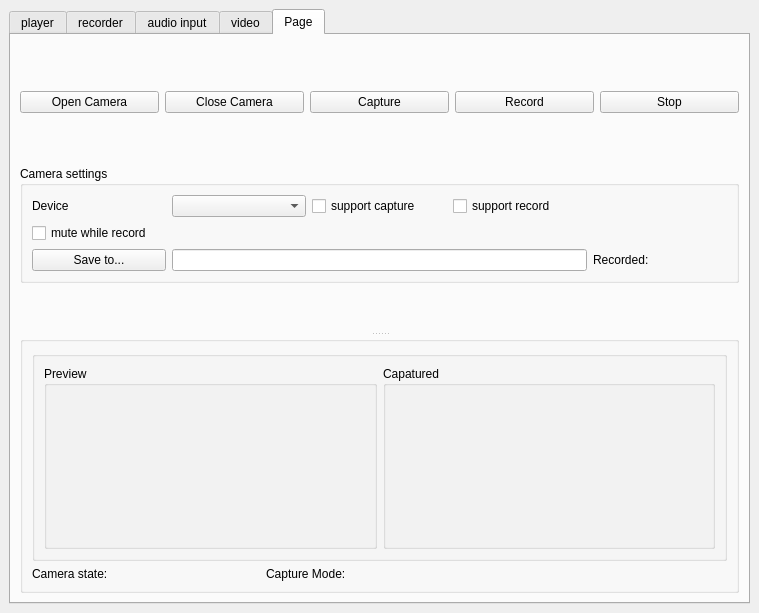
<?xml version="1.0" encoding="UTF-8"?>
<ui version="4.0">
 <class>MainWindow</class>
 <widget class="QMainWindow" name="MainWindow">
  <property name="geometry">
   <rect>
    <x>0</x>
    <y>0</y>
    <width>759</width>
    <height>613</height>
   </rect>
  </property>
  <property name="windowTitle">
   <string>MainWindow</string>
  </property>
  <widget class="QWidget" name="centralwidget">
   <layout class="QGridLayout" name="gridLayout_6">
    <item row="0" column="0">
     <widget class="QTabWidget" name="tabWidget">
      <property name="currentIndex">
       <number>4</number>
      </property>
      <widget class="QWidget" name="tab">
       <attribute name="title">
        <string>player</string>
       </attribute>
       <layout class="QHBoxLayout" name="horizontalLayout_7">
        <item>
         <widget class="QGroupBox" name="groupBox">
          <property name="title">
           <string>播放列表</string>
          </property>
          <layout class="QVBoxLayout" name="verticalLayout">
           <item>
            <layout class="QHBoxLayout" name="horizontalLayout">
             <item>
              <widget class="QPushButton" name="btnAppend">
               <property name="text">
                <string>添加</string>
               </property>
              </widget>
             </item>
             <item>
              <widget class="QPushButton" name="btnRemove">
               <property name="text">
                <string>移除</string>
               </property>
              </widget>
             </item>
             <item>
              <widget class="QPushButton" name="btnClear">
               <property name="text">
                <string>清空</string>
               </property>
              </widget>
             </item>
             <item>
              <spacer name="horizontalSpacer">
               <property name="orientation">
                <enum>Qt::Horizontal</enum>
               </property>
               <property name="sizeHint" stdset="0">
                <size>
                 <width>40</width>
                 <height>20</height>
                </size>
               </property>
              </spacer>
             </item>
            </layout>
           </item>
           <item>
            <widget class="QListWidget" name="listWidget"/>
           </item>
           <item>
            <layout class="QHBoxLayout" name="horizontalLayout_4">
             <item>
              <layout class="QHBoxLayout" name="horizontalLayout_2">
               <item>
                <widget class="QToolButton" name="btnBackward">
                 <property name="text">
                  <string>...</string>
                 </property>
                 <property name="icon">
                  <iconset resource="icon.qrc">
                   <normaloff>:/backward.png</normaloff>:/backward.png</iconset>
                 </property>
                </widget>
               </item>
               <item>
                <widget class="QToolButton" name="btnPlay">
                 <property name="text">
                  <string>...</string>
                 </property>
                 <property name="icon">
                  <iconset resource="icon.qrc">
                   <normaloff>:/play.png</normaloff>:/play.png</iconset>
                 </property>
                </widget>
               </item>
               <item>
                <widget class="QToolButton" name="btnStop">
                 <property name="text">
                  <string>...</string>
                 </property>
                 <property name="icon">
                  <iconset resource="icon.qrc">
                   <normaloff>:/stop.png</normaloff>:/stop.png</iconset>
                 </property>
                </widget>
               </item>
               <item>
                <widget class="QToolButton" name="btnForward">
                 <property name="text">
                  <string>...</string>
                 </property>
                 <property name="icon">
                  <iconset resource="icon.qrc">
                   <normaloff>:/forward.png</normaloff>:/forward.png</iconset>
                 </property>
                </widget>
               </item>
              </layout>
             </item>
             <item>
              <layout class="QHBoxLayout" name="horizontalLayout_3">
               <item>
                <widget class="QToolButton" name="btnSound">
                 <property name="text">
                  <string>...</string>
                 </property>
                 <property name="icon">
                  <iconset resource="icon.qrc">
                   <normaloff>:/sound.png</normaloff>:/sound.png</iconset>
                 </property>
                </widget>
               </item>
               <item>
                <widget class="QSlider" name="soundness">
                 <property name="orientation">
                  <enum>Qt::Horizontal</enum>
                 </property>
                </widget>
               </item>
              </layout>
             </item>
            </layout>
           </item>
           <item>
            <widget class="QLabel" name="labelCurMedia">
             <property name="minimumSize">
              <size>
               <width>100</width>
               <height>0</height>
              </size>
             </property>
             <property name="text">
              <string>当前曲目：</string>
             </property>
            </widget>
           </item>
           <item>
            <layout class="QHBoxLayout" name="horizontalLayout_5">
             <item>
              <widget class="QSlider" name="slidePosition">
               <property name="orientation">
                <enum>Qt::Horizontal</enum>
               </property>
              </widget>
             </item>
             <item>
              <widget class="QLabel" name="labelRatio">
               <property name="minimumSize">
                <size>
                 <width>50</width>
                 <height>0</height>
                </size>
               </property>
               <property name="text">
                <string>00:00/00:00</string>
               </property>
              </widget>
             </item>
            </layout>
           </item>
          </layout>
         </widget>
        </item>
       </layout>
      </widget>
      <widget class="QWidget" name="tab_2">
       <attribute name="title">
        <string>recorder</string>
       </attribute>
       <layout class="QHBoxLayout" name="horizontalLayout_11">
        <item>
         <widget class="QGroupBox" name="groupBox_4">
          <property name="title">
           <string/>
          </property>
          <layout class="QVBoxLayout" name="verticalLayout_3">
           <item>
            <layout class="QHBoxLayout" name="horizontalLayout_10">
             <item>
              <widget class="QPushButton" name="btnRecord">
               <property name="text">
                <string>录音</string>
               </property>
               <property name="icon">
                <iconset resource="icon.qrc">
                 <normaloff>:/record.png</normaloff>:/record.png</iconset>
               </property>
              </widget>
             </item>
             <item>
              <widget class="QPushButton" name="btnPauseRecord">
               <property name="text">
                <string>暂停</string>
               </property>
               <property name="icon">
                <iconset resource="icon.qrc">
                 <normaloff>:/pause.PNG</normaloff>:/pause.PNG</iconset>
               </property>
              </widget>
             </item>
             <item>
              <widget class="QPushButton" name="btnStopRecord">
               <property name="text">
                <string>停止</string>
               </property>
               <property name="icon">
                <iconset resource="icon.qrc">
                 <normaloff>:/stop.png</normaloff>:/stop.png</iconset>
               </property>
              </widget>
             </item>
             <item>
              <spacer name="horizontalSpacer_2">
               <property name="orientation">
                <enum>Qt::Horizontal</enum>
               </property>
               <property name="sizeHint" stdset="0">
                <size>
                 <width>40</width>
                 <height>20</height>
                </size>
               </property>
              </spacer>
             </item>
            </layout>
           </item>
           <item>
            <layout class="QHBoxLayout" name="horizontalLayout_9">
             <item>
              <widget class="QPushButton" name="btnSave">
               <property name="sizePolicy">
                <sizepolicy hsizetype="Fixed" vsizetype="Fixed">
                 <horstretch>0</horstretch>
                 <verstretch>0</verstretch>
                </sizepolicy>
               </property>
               <property name="text">
                <string>录音输出文件</string>
               </property>
               <property name="icon">
                <iconset resource="icon.qrc">
                 <normaloff>:/save.png</normaloff>:/save.png</iconset>
               </property>
              </widget>
             </item>
             <item>
              <widget class="QLineEdit" name="editOutputFile"/>
             </item>
             <item>
              <widget class="QLabel" name="labPassTime">
               <property name="sizePolicy">
                <sizepolicy hsizetype="Expanding" vsizetype="Fixed">
                 <horstretch>0</horstretch>
                 <verstretch>0</verstretch>
                </sizepolicy>
               </property>
               <property name="minimumSize">
                <size>
                 <width>50</width>
                 <height>0</height>
                </size>
               </property>
               <property name="text">
                <string>Recorded</string>
               </property>
               <property name="alignment">
                <set>Qt::AlignLeading|Qt::AlignLeft|Qt::AlignVCenter</set>
               </property>
              </widget>
             </item>
            </layout>
           </item>
           <item>
            <layout class="QHBoxLayout" name="horizontalLayout_8">
             <item>
              <widget class="QGroupBox" name="groupBox_2">
               <property name="sizePolicy">
                <sizepolicy hsizetype="Expanding" vsizetype="Expanding">
                 <horstretch>0</horstretch>
                 <verstretch>0</verstretch>
                </sizepolicy>
               </property>
               <property name="title">
                <string>录音设置</string>
               </property>
               <layout class="QGridLayout" name="gridLayout_3">
                <item row="0" column="0">
                 <widget class="QLabel" name="label">
                  <property name="sizePolicy">
                   <sizepolicy hsizetype="Fixed" vsizetype="Preferred">
                    <horstretch>0</horstretch>
                    <verstretch>0</verstretch>
                   </sizepolicy>
                  </property>
                  <property name="text">
                   <string>Input Device</string>
                  </property>
                 </widget>
                </item>
                <item row="0" column="1">
                 <widget class="QComboBox" name="comboDevices"/>
                </item>
                <item row="1" column="0">
                 <widget class="QLabel" name="label_2">
                  <property name="text">
                   <string>Codec</string>
                  </property>
                 </widget>
                </item>
                <item row="1" column="1">
                 <widget class="QComboBox" name="comboCodec"/>
                </item>
                <item row="2" column="0">
                 <widget class="QLabel" name="label_3">
                  <property name="text">
                   <string>Sample Rate</string>
                  </property>
                 </widget>
                </item>
                <item row="2" column="1">
                 <widget class="QComboBox" name="comboSampleRate"/>
                </item>
                <item row="3" column="0">
                 <widget class="QLabel" name="label_4">
                  <property name="text">
                   <string>Channel</string>
                  </property>
                 </widget>
                </item>
                <item row="3" column="1">
                 <widget class="QComboBox" name="comboChannels"/>
                </item>
                <item row="4" column="0" colspan="2">
                 <widget class="QGroupBox" name="groupBox_5">
                  <property name="title">
                   <string>Coding Mode</string>
                  </property>
                  <layout class="QFormLayout" name="formLayout">
                   <item row="0" column="0" colspan="2">
                    <layout class="QGridLayout" name="gridLayout_4">
                     <item row="0" column="0">
                      <widget class="QRadioButton" name="rbQuality">
                       <property name="sizePolicy">
                        <sizepolicy hsizetype="Fixed" vsizetype="Fixed">
                         <horstretch>0</horstretch>
                         <verstretch>0</verstretch>
                        </sizepolicy>
                       </property>
                       <property name="text">
                        <string>Fixed Quality</string>
                       </property>
                       <property name="checked">
                        <bool>true</bool>
                       </property>
                      </widget>
                     </item>
                     <item row="0" column="1">
                      <widget class="QSlider" name="sliderQuallity">
                       <property name="orientation">
                        <enum>Qt::Horizontal</enum>
                       </property>
                      </widget>
                     </item>
                     <item row="1" column="0">
                      <widget class="QRadioButton" name="rbBitRate">
                       <property name="sizePolicy">
                        <sizepolicy hsizetype="Fixed" vsizetype="Fixed">
                         <horstretch>0</horstretch>
                         <verstretch>0</verstretch>
                        </sizepolicy>
                       </property>
                       <property name="text">
                        <string>Fixed Bit Rate</string>
                       </property>
                      </widget>
                     </item>
                     <item row="1" column="1">
                      <widget class="QComboBox" name="comboBitRate">
                       <property name="sizePolicy">
                        <sizepolicy hsizetype="Expanding" vsizetype="Fixed">
                         <horstretch>0</horstretch>
                         <verstretch>0</verstretch>
                        </sizepolicy>
                       </property>
                      </widget>
                     </item>
                    </layout>
                   </item>
                  </layout>
                 </widget>
                </item>
               </layout>
              </widget>
             </item>
             <item>
              <layout class="QVBoxLayout" name="verticalLayout_2">
               <item>
                <widget class="QGroupBox" name="groupBox_3">
                 <property name="sizePolicy">
                  <sizepolicy hsizetype="Expanding" vsizetype="Expanding">
                   <horstretch>0</horstretch>
                   <verstretch>0</verstretch>
                  </sizepolicy>
                 </property>
                 <property name="title">
                  <string>Buffer Info</string>
                 </property>
                 <layout class="QGridLayout" name="gridLayout">
                  <item row="0" column="0">
                   <widget class="QLabel" name="label_5">
                    <property name="sizePolicy">
                     <sizepolicy hsizetype="Fixed" vsizetype="Preferred">
                      <horstretch>0</horstretch>
                      <verstretch>0</verstretch>
                     </sizepolicy>
                    </property>
                    <property name="text">
                     <string>Buffer Size</string>
                    </property>
                   </widget>
                  </item>
                  <item row="0" column="1">
                   <widget class="QSpinBox" name="spinBufferSize">
                    <property name="sizePolicy">
                     <sizepolicy hsizetype="Expanding" vsizetype="Fixed">
                      <horstretch>0</horstretch>
                      <verstretch>0</verstretch>
                     </sizepolicy>
                    </property>
                    <property name="suffix">
                     <string> bytes</string>
                    </property>
                   </widget>
                  </item>
                  <item row="1" column="0">
                   <widget class="QLabel" name="label_6">
                    <property name="sizePolicy">
                     <sizepolicy hsizetype="Fixed" vsizetype="Fixed">
                      <horstretch>0</horstretch>
                      <verstretch>0</verstretch>
                     </sizepolicy>
                    </property>
                    <property name="text">
                     <string>Buffer Duration</string>
                    </property>
                   </widget>
                  </item>
                  <item row="1" column="1">
                   <widget class="QSpinBox" name="spinBufferDuration">
                    <property name="suffix">
                     <string> ms</string>
                    </property>
                   </widget>
                  </item>
                  <item row="2" column="0">
                   <widget class="QLabel" name="label_7">
                    <property name="text">
                     <string>Buffer Frame</string>
                    </property>
                   </widget>
                  </item>
                  <item row="2" column="1">
                   <widget class="QSpinBox" name="spinBufferFrame"/>
                  </item>
                  <item row="3" column="0">
                   <widget class="QLabel" name="label_8">
                    <property name="text">
                     <string>Sample</string>
                    </property>
                   </widget>
                  </item>
                  <item row="3" column="1">
                   <widget class="QSpinBox" name="spinBufferSample"/>
                  </item>
                 </layout>
                </widget>
               </item>
               <item>
                <widget class="QGroupBox" name="groupBox_6">
                 <property name="title">
                  <string>Audio Format Info</string>
                 </property>
                 <layout class="QGridLayout" name="gridLayout_2">
                  <item row="0" column="0">
                   <widget class="QLabel" name="label_9">
                    <property name="text">
                     <string>Channel Count</string>
                    </property>
                   </widget>
                  </item>
                  <item row="0" column="1">
                   <widget class="QSpinBox" name="spinChannelCount"/>
                  </item>
                  <item row="1" column="0">
                   <widget class="QLabel" name="label_10">
                    <property name="text">
                     <string>Byte Order</string>
                    </property>
                   </widget>
                  </item>
                  <item row="1" column="1">
                   <widget class="QLineEdit" name="editByteOrder"/>
                  </item>
                  <item row="2" column="0">
                   <widget class="QLabel" name="label_11">
                    <property name="text">
                     <string>Sample Type</string>
                    </property>
                   </widget>
                  </item>
                  <item row="2" column="1">
                   <widget class="QLineEdit" name="editSampleType"/>
                  </item>
                  <item row="3" column="0">
                   <widget class="QLabel" name="label_12">
                    <property name="text">
                     <string>Codec</string>
                    </property>
                   </widget>
                  </item>
                  <item row="3" column="1">
                   <widget class="QLineEdit" name="editCodec"/>
                  </item>
                  <item row="4" column="0">
                   <widget class="QLabel" name="label_13">
                    <property name="text">
                     <string>Sample Size</string>
                    </property>
                   </widget>
                  </item>
                  <item row="4" column="1">
                   <widget class="QSpinBox" name="spinSampleSize">
                    <property name="suffix">
                     <string> bits</string>
                    </property>
                   </widget>
                  </item>
                  <item row="5" column="0">
                   <widget class="QLabel" name="label_14">
                    <property name="text">
                     <string>Sample Rate</string>
                    </property>
                   </widget>
                  </item>
                  <item row="5" column="1">
                   <widget class="QSpinBox" name="spinSampleRate">
                    <property name="suffix">
                     <string> Hz</string>
                    </property>
                   </widget>
                  </item>
                  <item row="6" column="0">
                   <widget class="QLabel" name="label_15">
                    <property name="text">
                     <string>Bytes per Frame</string>
                    </property>
                   </widget>
                  </item>
                  <item row="6" column="1">
                   <widget class="QSpinBox" name="spinBytesPerFrame">
                    <property name="suffix">
                     <string> bytes</string>
                    </property>
                   </widget>
                  </item>
                 </layout>
                </widget>
               </item>
              </layout>
             </item>
            </layout>
           </item>
          </layout>
         </widget>
        </item>
       </layout>
      </widget>
      <widget class="QWidget" name="tab_3">
       <attribute name="title">
        <string>audio input</string>
       </attribute>
       <layout class="QGridLayout" name="gridLayout_5">
        <item row="0" column="3">
         <spacer name="horizontalSpacer_3">
          <property name="orientation">
           <enum>Qt::Horizontal</enum>
          </property>
          <property name="sizeHint" stdset="0">
           <size>
            <width>40</width>
            <height>20</height>
           </size>
          </property>
         </spacer>
        </item>
        <item row="0" column="0">
         <widget class="QPushButton" name="btnDeviceTest">
          <property name="text">
           <string>测试音频设置</string>
          </property>
         </widget>
        </item>
        <item row="0" column="2">
         <widget class="QPushButton" name="btnEnd">
          <property name="text">
           <string>停止</string>
          </property>
          <property name="icon">
           <iconset resource="icon.qrc">
            <normaloff>:/stop.png</normaloff>:/stop.png</iconset>
          </property>
         </widget>
        </item>
        <item row="0" column="1">
         <widget class="QPushButton" name="btnStart">
          <property name="text">
           <string>录音</string>
          </property>
          <property name="icon">
           <iconset resource="icon.qrc">
            <normaloff>:/record.png</normaloff>:/record.png</iconset>
          </property>
         </widget>
        </item>
        <item row="1" column="3">
         <widget class="QGroupBox" name="groupBox_8">
          <property name="title">
           <string>实时输入音频波形</string>
          </property>
          <layout class="QVBoxLayout" name="verticalLayout_6">
           <item>
            <layout class="QVBoxLayout" name="verticalLayout_5">
             <item>
              <widget class="QChartView" name="chartView"/>
             </item>
             <item>
              <layout class="QHBoxLayout" name="horizontalLayout_6">
               <item>
                <widget class="QLabel" name="labBufferSize">
                 <property name="text">
                  <string/>
                 </property>
                </widget>
               </item>
               <item>
                <widget class="QLabel" name="labBlockSize">
                 <property name="text">
                  <string/>
                 </property>
                </widget>
               </item>
              </layout>
             </item>
            </layout>
           </item>
          </layout>
         </widget>
        </item>
        <item row="1" column="0" colspan="3">
         <widget class="QGroupBox" name="groupBoxDevice">
          <property name="title">
           <string>支持的音频输入设置</string>
          </property>
          <layout class="QVBoxLayout" name="verticalLayout_4">
           <item>
            <layout class="QGridLayout" name="gridLayout_7">
             <item row="0" column="0">
              <widget class="QLabel" name="label_16">
               <property name="sizePolicy">
                <sizepolicy hsizetype="Minimum" vsizetype="Preferred">
                 <horstretch>0</horstretch>
                 <verstretch>0</verstretch>
                </sizepolicy>
               </property>
               <property name="text">
                <string>Audio Input device</string>
               </property>
              </widget>
             </item>
             <item row="0" column="1">
              <widget class="QComboBox" name="comboInputDevices"/>
             </item>
             <item row="1" column="0">
              <widget class="QLabel" name="label_17">
               <property name="sizePolicy">
                <sizepolicy hsizetype="Minimum" vsizetype="Preferred">
                 <horstretch>0</horstretch>
                 <verstretch>0</verstretch>
                </sizepolicy>
               </property>
               <property name="text">
                <string>codec</string>
               </property>
              </widget>
             </item>
             <item row="1" column="1">
              <widget class="QComboBox" name="cbCodec"/>
             </item>
             <item row="2" column="0">
              <widget class="QLabel" name="label_18">
               <property name="sizePolicy">
                <sizepolicy hsizetype="Minimum" vsizetype="Preferred">
                 <horstretch>0</horstretch>
                 <verstretch>0</verstretch>
                </sizepolicy>
               </property>
               <property name="text">
                <string>Frequency</string>
               </property>
              </widget>
             </item>
             <item row="2" column="1">
              <widget class="QComboBox" name="cbSamplRate"/>
             </item>
             <item row="3" column="0">
              <widget class="QLabel" name="label_19">
               <property name="sizePolicy">
                <sizepolicy hsizetype="Minimum" vsizetype="Preferred">
                 <horstretch>0</horstretch>
                 <verstretch>0</verstretch>
                </sizepolicy>
               </property>
               <property name="text">
                <string>Channels</string>
               </property>
              </widget>
             </item>
             <item row="3" column="1">
              <widget class="QComboBox" name="cbChannels"/>
             </item>
             <item row="4" column="0">
              <widget class="QLabel" name="label_20">
               <property name="sizePolicy">
                <sizepolicy hsizetype="Minimum" vsizetype="Preferred">
                 <horstretch>0</horstretch>
                 <verstretch>0</verstretch>
                </sizepolicy>
               </property>
               <property name="text">
                <string>SampleType</string>
               </property>
              </widget>
             </item>
             <item row="4" column="1">
              <widget class="QComboBox" name="cbSampleType"/>
             </item>
             <item row="5" column="0">
              <widget class="QLabel" name="label_21">
               <property name="sizePolicy">
                <sizepolicy hsizetype="Minimum" vsizetype="Preferred">
                 <horstretch>0</horstretch>
                 <verstretch>0</verstretch>
                </sizepolicy>
               </property>
               <property name="text">
                <string>Sample size</string>
               </property>
              </widget>
             </item>
             <item row="5" column="1">
              <widget class="QComboBox" name="cbSampleSize"/>
             </item>
             <item row="6" column="0">
              <widget class="QLabel" name="label_22">
               <property name="sizePolicy">
                <sizepolicy hsizetype="Minimum" vsizetype="Preferred">
                 <horstretch>0</horstretch>
                 <verstretch>0</verstretch>
                </sizepolicy>
               </property>
               <property name="text">
                <string>Byte order</string>
               </property>
              </widget>
             </item>
             <item row="6" column="1">
              <widget class="QComboBox" name="cbByteOrder"/>
             </item>
            </layout>
           </item>
           <item>
            <spacer name="verticalSpacer">
             <property name="orientation">
              <enum>Qt::Vertical</enum>
             </property>
             <property name="sizeHint" stdset="0">
              <size>
               <width>20</width>
               <height>258</height>
              </size>
             </property>
            </spacer>
           </item>
          </layout>
         </widget>
        </item>
       </layout>
      </widget>
      <widget class="QWidget" name="tab_4">
       <attribute name="title">
        <string>video</string>
       </attribute>
       <layout class="QHBoxLayout" name="horizontalLayout_13">
        <item>
         <layout class="QGridLayout" name="gridLayout_9">
          <item row="0" column="0" colspan="3">
           <widget class="QGroupBox" name="groupBox_7">
            <property name="title">
             <string/>
            </property>
            <layout class="QHBoxLayout" name="horizontalLayout_12">
             <item>
              <layout class="QGridLayout" name="gridLayout_8">
               <item row="0" column="0" colspan="8">
                <widget class="QmyVideoWidget" name="videoWidget" native="true"/>
               </item>
               <item row="1" column="0">
                <widget class="QToolButton" name="btnAdd">
                 <property name="text">
                  <string>...</string>
                 </property>
                 <property name="icon">
                  <iconset resource="icon.qrc">
                   <normaloff>:/open.png</normaloff>:/open.png</iconset>
                 </property>
                </widget>
               </item>
               <item row="1" column="1">
                <widget class="QToolButton" name="btnVideoPlay">
                 <property name="text">
                  <string>...</string>
                 </property>
                 <property name="icon">
                  <iconset resource="icon.qrc">
                   <normaloff>:/play.png</normaloff>:/play.png</iconset>
                 </property>
                </widget>
               </item>
               <item row="1" column="2">
                <widget class="QToolButton" name="btnVideoPause">
                 <property name="text">
                  <string>...</string>
                 </property>
                 <property name="icon">
                  <iconset resource="icon.qrc">
                   <normaloff>:/pause.PNG</normaloff>:/pause.PNG</iconset>
                 </property>
                </widget>
               </item>
               <item row="1" column="3">
                <widget class="QToolButton" name="btnVideoStop">
                 <property name="text">
                  <string>...</string>
                 </property>
                 <property name="icon">
                  <iconset resource="icon.qrc">
                   <normaloff>:/stop.png</normaloff>:/stop.png</iconset>
                 </property>
                </widget>
               </item>
               <item row="1" column="4">
                <spacer name="horizontalSpacer_4">
                 <property name="orientation">
                  <enum>Qt::Horizontal</enum>
                 </property>
                 <property name="sizeHint" stdset="0">
                  <size>
                   <width>40</width>
                   <height>20</height>
                  </size>
                 </property>
                </spacer>
               </item>
               <item row="1" column="5">
                <widget class="QToolButton" name="btnMute">
                 <property name="text">
                  <string>...</string>
                 </property>
                 <property name="icon">
                  <iconset resource="icon.qrc">
                   <normaloff>:/sound.png</normaloff>:/sound.png</iconset>
                 </property>
                </widget>
               </item>
               <item row="1" column="6">
                <widget class="QSlider" name="sliderVolumn">
                 <property name="value">
                  <number>30</number>
                 </property>
                 <property name="orientation">
                  <enum>Qt::Horizontal</enum>
                 </property>
                </widget>
               </item>
               <item row="1" column="7">
                <widget class="QPushButton" name="btnFullScreen">
                 <property name="text">
                  <string>全屏</string>
                 </property>
                </widget>
               </item>
              </layout>
             </item>
            </layout>
           </widget>
          </item>
          <item row="1" column="0">
           <widget class="QLabel" name="labCurMedia">
            <property name="minimumSize">
             <size>
              <width>150</width>
              <height>0</height>
             </size>
            </property>
            <property name="text">
             <string>Video</string>
            </property>
           </widget>
          </item>
          <item row="1" column="1">
           <widget class="QSlider" name="sliderVideoPosition">
            <property name="minimumSize">
             <size>
              <width>250</width>
              <height>0</height>
             </size>
            </property>
            <property name="orientation">
             <enum>Qt::Horizontal</enum>
            </property>
           </widget>
          </item>
          <item row="1" column="2">
           <widget class="QLabel" name="labRatio">
            <property name="minimumSize">
             <size>
              <width>50</width>
              <height>0</height>
             </size>
            </property>
            <property name="text">
             <string>00:00/00:00</string>
            </property>
           </widget>
          </item>
         </layout>
        </item>
       </layout>
      </widget>
      <widget class="QWidget" name="tab_5">
       <attribute name="title">
        <string>Page</string>
       </attribute>
       <layout class="QHBoxLayout" name="horizontalLayout_15">
        <item>
         <widget class="QSplitter" name="splitter">
          <property name="orientation">
           <enum>Qt::Vertical</enum>
          </property>
          <widget class="QWidget" name="">
           <layout class="QGridLayout" name="gridLayout_12">
            <item row="0" column="0">
             <widget class="QPushButton" name="btnCameraOpen">
              <property name="text">
               <string>Open Camera</string>
              </property>
             </widget>
            </item>
            <item row="0" column="1">
             <widget class="QPushButton" name="btnCameraClose">
              <property name="text">
               <string>Close Camera</string>
              </property>
             </widget>
            </item>
            <item row="0" column="2">
             <widget class="QPushButton" name="btnCameraCapture">
              <property name="text">
               <string>Capture</string>
              </property>
             </widget>
            </item>
            <item row="0" column="3">
             <widget class="QPushButton" name="btnCameraRecord">
              <property name="text">
               <string>Record</string>
              </property>
             </widget>
            </item>
            <item row="0" column="4">
             <widget class="QPushButton" name="btnCameraStop">
              <property name="text">
               <string>Stop</string>
              </property>
             </widget>
            </item>
            <item row="1" column="0" colspan="5">
             <widget class="QGroupBox" name="groupBox_9">
              <property name="sizePolicy">
               <sizepolicy hsizetype="Preferred" vsizetype="Fixed">
                <horstretch>0</horstretch>
                <verstretch>0</verstretch>
               </sizepolicy>
              </property>
              <property name="title">
               <string>Camera settings</string>
              </property>
              <layout class="QHBoxLayout" name="horizontalLayout_14">
               <item>
                <layout class="QGridLayout" name="gridLayout_10">
                 <item row="0" column="0">
                  <widget class="QLabel" name="label_23">
                   <property name="sizePolicy">
                    <sizepolicy hsizetype="Minimum" vsizetype="Preferred">
                     <horstretch>0</horstretch>
                     <verstretch>0</verstretch>
                    </sizepolicy>
                   </property>
                   <property name="text">
                    <string>Device</string>
                   </property>
                  </widget>
                 </item>
                 <item row="0" column="1">
                  <widget class="QComboBox" name="comboCamera"/>
                 </item>
                 <item row="0" column="2">
                  <widget class="QCheckBox" name="checkStillImage">
                   <property name="text">
                    <string>support capture</string>
                   </property>
                  </widget>
                 </item>
                 <item row="0" column="3" colspan="2">
                  <widget class="QCheckBox" name="checkVideo">
                   <property name="text">
                    <string>support record</string>
                   </property>
                  </widget>
                 </item>
                 <item row="1" column="0" colspan="2">
                  <widget class="QCheckBox" name="checkMute">
                   <property name="text">
                    <string>mute while record</string>
                   </property>
                  </widget>
                 </item>
                 <item row="2" column="0">
                  <widget class="QPushButton" name="pushButton">
                   <property name="text">
                    <string>Save to...</string>
                   </property>
                  </widget>
                 </item>
                 <item row="2" column="1" colspan="3">
                  <widget class="QLineEdit" name="lineEdit"/>
                 </item>
                 <item row="2" column="4">
                  <widget class="QLabel" name="labCameraDuration">
                   <property name="text">
                    <string>Recorded:</string>
                   </property>
                  </widget>
                 </item>
                </layout>
               </item>
              </layout>
             </widget>
            </item>
           </layout>
          </widget>
          <widget class="QGroupBox" name="groupBox_13">
           <property name="title">
            <string/>
           </property>
           <layout class="QGridLayout" name="gridLayout_11">
            <item row="0" column="0" colspan="3">
             <widget class="QGroupBox" name="groupBox_11">
              <property name="title">
               <string/>
              </property>
              <layout class="QHBoxLayout" name="horizontalLayout_16">
               <item>
                <widget class="QGroupBox" name="groupBox_10">
                 <property name="title">
                  <string>Preview</string>
                 </property>
                 <layout class="QHBoxLayout" name="horizontalLayout_18">
                  <item>
                   <widget class="QCameraViewfinder" name="viewFinder" native="true"/>
                  </item>
                 </layout>
                </widget>
               </item>
               <item>
                <widget class="QGroupBox" name="groupBox_12">
                 <property name="title">
                  <string>Capatured</string>
                 </property>
                 <layout class="QHBoxLayout" name="horizontalLayout_19">
                  <item>
                   <widget class="QLabel" name="labCapturedImage">
                    <property name="text">
                     <string/>
                    </property>
                   </widget>
                  </item>
                 </layout>
                </widget>
               </item>
              </layout>
             </widget>
            </item>
            <item row="1" column="0">
             <widget class="QLabel" name="labCameraState">
              <property name="sizePolicy">
               <sizepolicy hsizetype="Preferred" vsizetype="Fixed">
                <horstretch>0</horstretch>
                <verstretch>0</verstretch>
               </sizepolicy>
              </property>
              <property name="text">
               <string>Camera state:</string>
              </property>
             </widget>
            </item>
            <item row="1" column="1">
             <widget class="QLabel" name="labCameraMode">
              <property name="sizePolicy">
               <sizepolicy hsizetype="Preferred" vsizetype="Fixed">
                <horstretch>0</horstretch>
                <verstretch>0</verstretch>
               </sizepolicy>
              </property>
              <property name="text">
               <string>Capture Mode:</string>
              </property>
             </widget>
            </item>
            <item row="1" column="2">
             <widget class="QLabel" name="labInfo">
              <property name="sizePolicy">
               <sizepolicy hsizetype="Preferred" vsizetype="Fixed">
                <horstretch>0</horstretch>
                <verstretch>0</verstretch>
               </sizepolicy>
              </property>
              <property name="text">
               <string/>
              </property>
             </widget>
            </item>
           </layout>
          </widget>
         </widget>
        </item>
       </layout>
      </widget>
     </widget>
    </item>
   </layout>
  </widget>
  <widget class="QMenuBar" name="menubar">
   <property name="geometry">
    <rect>
     <x>0</x>
     <y>0</y>
     <width>759</width>
     <height>21</height>
    </rect>
   </property>
  </widget>
 </widget>
 <customwidgets>
  <customwidget>
   <class>QChartView</class>
   <extends>QGraphicsView</extends>
   <header>qchartview.h</header>
  </customwidget>
  <customwidget>
   <class>QmyVideoWidget</class>
   <extends>QWidget</extends>
   <header>qmyvideowidget.h</header>
   <container>1</container>
  </customwidget>
  <customwidget>
   <class>QCameraViewfinder</class>
   <extends>QWidget</extends>
   <header>qcameraviewfinder.h</header>
   <container>1</container>
  </customwidget>
 </customwidgets>
 <resources>
  <include location="icon.qrc"/>
 </resources>
 <connections/>
</ui>
